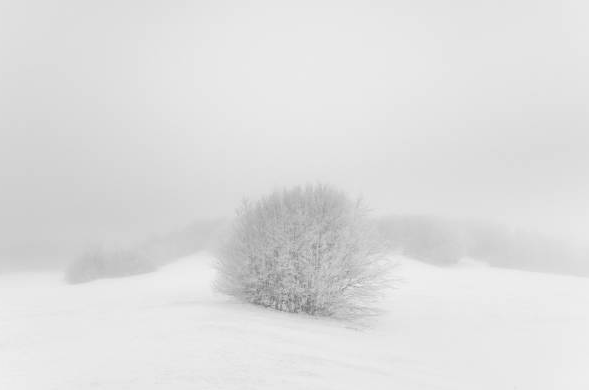
//> input picture implementaciones_temas_2_6/tema3/build/bajoContraste1.png, 589 x 390 px
$ ./ecualizacion bajoContraste1.png bajoConstraste1_out.png exponencial 0.5   (built with g++ and OpenCV 4)
//> lines starting //> are read from the running program, lines starting //| are printed output that depends on the picture; after the words box and inside, x2 and y2 are one past the last pixel; in counts of white or black regions, pixels touching at a corner belong together
/*
Transformaciones de intensidades basadas en la CDF del histograma
Objetivo: aplicar diferentes métodos de ecualización/transformación de contraste
          sobre imágenes digitales en escala de grises.

Flujo de trabajo:
 - 1. Cargar imagen en escala de grises.
 - 2. Calcular histograma normalizado (PDF).
 - 3. Calcular función de distribución acumulada (CDF).
 - 4. Aplicar transformación de intensidades según el método elegido:
       * uniforme
       * exponencial (λ)
       * hipercúbica (n)
       * log-hiperbólica (α)
       * Rayleigh (σ)
 - 5. Guardar imagen transformada y sus histogramas comparativos.

Ejecución:
./ecualizacion input.png output.png metodo [param]
    - input_image: nombre de la imagen de entrada.
    - output_image: nombre base del archivo de salida.
    - metodo: tipo de transformación (uniforme, exponencial, hipercubica, loghiper, rayleigh).
    - param: parámetro adicional requerido por algunos métodos:
        * exponencial → lambda
        * hipercubica → n
        * loghiper    → alpha
        * rayleigh    → sigma

Ejemplo:
./ecualizacion bajoContraste1.png bajoConstraste1_out.png uniforme
./ecualizacion bajoContraste1.png bajoConstraste1_out.png exponencial 0.5

Salida:
 - Imagen transformada: <output_image>_<metodo>.png
 - Histograma original: <output_image>_hist_original.png
 - Histograma transformado: <output_image>_hist_ecualizado_<metodo>.png
*/

#include <opencv2/opencv.hpp>
#include <iostream>
#include <cmath>

using namespace cv;
using namespace std;

////////////////////////////////////////////////////////////////////////////////
// FUNCIONES AUXILIARES
////////////////////////////////////////////////////////////////////////////////

// Aplicar una transformación pixel a pixel sobre la imagen
Mat aplicarTransformacion(const Mat& img, function<int(int)> f) {
    Mat salida = img.clone();
    for (int y = 0; y < img.rows; y++) {
        for (int x = 0; x < img.cols; x++) {
            int val = img.at<uchar>(y, x);
            salida.at<uchar>(y, x) = saturate_cast<uchar>(f(val));
        }
    }
    return salida;
}

// Función para calcular y dibujar histograma
void guardarHistograma(const Mat& img, const string& filename) {
    // Calcular histograma
    int histSize = 256;
    float range[] = {0, 256};
    const float* histRange = {range};
    Mat hist;
    calcHist(&img, 1, 0, Mat(), hist, 1, &histSize, &histRange);

    // Normalizar para mostrar
    int hist_w = 512, hist_h = 400;
    int bin_w = cvRound((double) hist_w / histSize);
    Mat histImage(hist_h + 50, hist_w + 60, CV_8UC3, Scalar(255, 255, 255));

    normalize(hist, hist, 0, hist_h, NORM_MINMAX);

    // Dibujar histograma como línea continua
    for (int i = 1; i < histSize; i++) {
        line(histImage,
             Point(bin_w * (i - 1) + 50, hist_h - cvRound(hist.at<float>(i - 1))),
             Point(bin_w * (i) + 50, hist_h - cvRound(hist.at<float>(i))),
             Scalar(0, 0, 0), 2, 8, 0);
    }

    // Dibujar ejes
    line(histImage, Point(50, 0), Point(50, hist_h), Scalar(0,0,0), 2); // eje Y
    line(histImage, Point(50, hist_h), Point(hist_w+50, hist_h), Scalar(0,0,0), 2); // eje X

    // Marcas en X (niveles de gris cada 50)
    for (int i = 0; i <= 255; i += 50) {
        int x = cvRound((double)i * hist_w / 256.0) + 50;
        line(histImage, Point(x, hist_h), Point(x, hist_h+5), Scalar(0,0,0), 1);
        putText(histImage, to_string(i), Point(x-10, hist_h+20),
                FONT_HERSHEY_SIMPLEX, 0.4, Scalar(0,0,0), 1);
    }

    // Marcas en Y (frecuencia normalizada cada 100 px aprox)
    for (int j = 0; j <= hist_h; j += 100) {
        line(histImage, Point(45, hist_h - j), Point(50, hist_h - j), Scalar(0,0,0), 1);
        putText(histImage, to_string(j), Point(5, hist_h - j + 5),
                FONT_HERSHEY_SIMPLEX, 0.4, Scalar(0,0,0), 1);
    }

    imwrite(filename, histImage);
}

////////////////////////////////////////////////////////////////////////////////
// PROGRAMA PRINCIPAL
////////////////////////////////////////////////////////////////////////////////
int main(int argc, char** argv) {
    if (argc < 4) {
        cerr << "Uso: " << argv[0]
             << " <input_image> <output_image> <metodo> [param]\n";
        cerr << "Metodos disponibles:\n";
        cerr << "   uniforme\n";
        cerr << "   exponencial <lambda>\n";
        cerr << "   hipercubica <n>\n";
        cerr << "   loghiper <alpha>\n";
        cerr << "   rayleigh <sigma>\n";
        return 1;
    }

    string input_path = argv[1];
    string output_path = argv[2];
    string metodo = argv[3];

    // Cargar imagen en escala de grises
    Mat img = imread(input_path, IMREAD_GRAYSCALE);
//> img is the input picture: 390 rows x 589 cols, CV_8UC1; min 112, max 241, mean 222.2
    if (img.empty()) {
        cerr << "No se pudo cargar la imagen: " << input_path << endl;
        return -1;
    }

    int L = 256; // número de niveles de gris
    Mat img_salida;

    // --- Paso 1: calcular histograma normalizado (PDF) ---
    // PDF: Función de Densidad de Probabilidad
    vector<int> hist(L, 0);
    for (int y = 0; y < img.rows; y++) {
        for (int x = 0; x < img.cols; x++) {
            int val = img.at<uchar>(y, x);
            hist[val]++;
        }
    }
//> after the loop, hist = 256 values, max 24458 at index 232, min 0 at index 0, mean 897.3

    int totalPixeles = img.rows * img.cols;
//> totalPixeles = 229710
    vector<double> pdf(L, 0.0);
    for (int i = 0; i < L; i++) {
        pdf[i] = (double)hist[i] / totalPixeles;
    }
//> after the loop, pdf = 256 values, max 0.106 at index 232, min 0 at index 0, mean 0.00391

    // --- Paso 2: calcular CDF acumulada ---
    vector<double> cdf(L, 0.0);
    cdf[0] = pdf[0];
    for (int i = 1; i < L; i++) {
        cdf[i] = cdf[i-1] + pdf[i];
    }
//> after the loop, cdf = 256 values from 0 to 1

    // --- Paso 3: aplicar transformaciones usando la CDF ---
    // Función de distribución acumulada
    if (metodo == "uniforme") {
        auto uniforme = [&](int r) {
            return (int)((L - 1) * cdf[r]);
        };
        img_salida = aplicarTransformacion(img, uniforme);
    }
    else if (metodo == "exponencial") {
        if (argc < 5) {
            cerr << "Falta parámetro lambda\n";
            return -1;
        }
        double lambda = atof(argv[4]);
        auto exponencial = [&](int r) {
            double Pr = cdf[r];
            return (int)((L - 1) * (1 - exp(-lambda * Pr)));
        };
        img_salida = aplicarTransformacion(img, exponencial);
//> after the loop in aplicarTransformacion, `for (int y = 0; y < img.rows; y++)`:
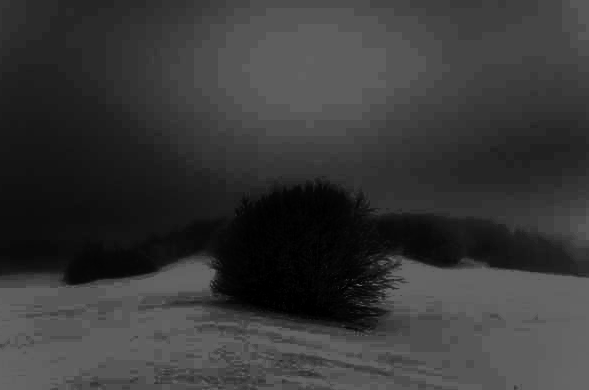
//> salida: 390 rows x 589 cols, CV_8UC1; min 0, max 100, mean 56
    }
    else if (metodo == "hipercubica") {
        if (argc < 5) {
            cerr << "Falta parámetro n\n";
            return -1;
        }
        int n = atoi(argv[4]);
        auto hipercubica = [&](int r) {
            double Pr = cdf[r];
            return (int)((L - 1) * pow(Pr, n));
        };
        img_salida = aplicarTransformacion(img, hipercubica);
    }
    else if (metodo == "loghiper") {
        if (argc < 5) {
            cerr << "Falta parámetro alpha\n";
            return -1;
        }
        double alpha = atof(argv[4]);
        auto logHiper = [&](int r) {
            double Pr = cdf[r];
            return (int)((L - 1) * log(1 + alpha * Pr) / log(1 + alpha));
        };
        img_salida = aplicarTransformacion(img, logHiper);
    }
    else if (metodo == "rayleigh") {
        if (argc < 5) {
            cerr << "Falta parámetro sigma\n";
            return -1;
        }
        double sigma = atof(argv[4]);
        auto rayleigh = [&](int r) {
            double Pr = cdf[r]; // valor acumulado normalizado en [0,1]
            double numerador   = 1.0 - exp(-(Pr * Pr) / (2.0 * sigma * sigma));
            double denominador = 1.0 - exp(-1.0 / (2.0 * sigma * sigma));
            return (int)((L - 1) * (numerador / denominador));
        };
        img_salida = aplicarTransformacion(img, rayleigh);
    }
    else {
        cerr << "Método no reconocido: " << metodo << endl;
        return -1;
    }

    // --- Paso 4: guardar resultados ---
    // Guardar imagen transformada
    imwrite(output_path + "_" + metodo + ".png", img_salida);

    // Guardar histogramas comparativos
    string baseName = output_path.substr(0, output_path.find_last_of('.'));
    guardarHistograma(img, baseName + "_hist_original.png");
//> in guardarHistograma, `normalize(hist, hist, 0, hist_h, NORM_MINMAX);`: hist = 256 values, max 400 at index 232, min 0 at index 0, mean 14.68
//> after the loop in guardarHistograma, `for (int i = 1; i < histSize; i++)`:
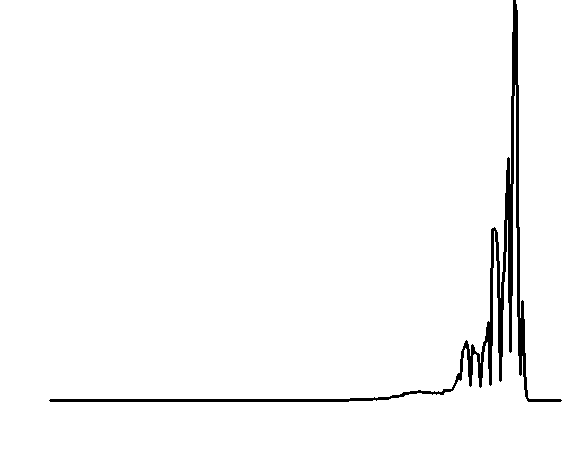
//> histImage: 450 rows x 572 cols, CV_8UC3; 97.6% white; 1 black region, box (x1, y1, x2, y2) and area: (49, 0, 562, 402) 6167
//> in guardarHistograma, `line(histImage, Point(50, hist_h), Point(hist_w+50, hist_h), Scalar(0,..`: histImage: 450 rows x 572 cols, CV_8UC3; 97% white; 1 black region, box (x1, y1, x2, y2) and area: (49, 0, 564, 402) 7841
//> after the loop in guardarHistograma, `for (int i = 0; i <= 255; i += 50)`:
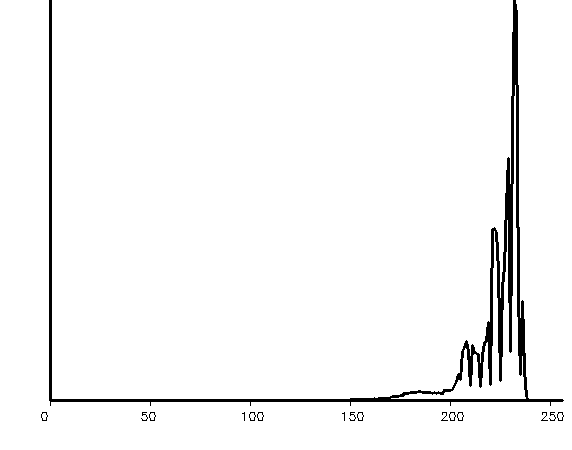
//> histImage: 450 rows x 572 cols, CV_8UC3; 96.8% white; 16 black regions (2 under 20 px), largest, box (x1, y1, x2, y2) and area: (49, 0, 564, 406) 7865, (41, 412, 48, 421) 24, (149, 412, 156, 421) 24
//> after the loop in guardarHistograma, `for (int j = 0; j <= hist_h; j += 100)`:
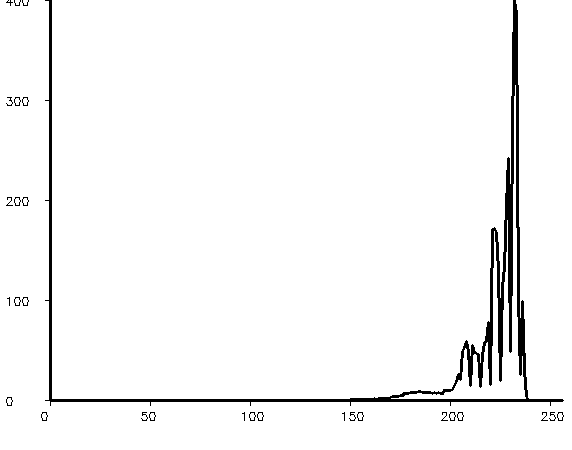
//> histImage: 450 rows x 572 cols, CV_8UC3; 96.7% white; 29 black regions (6 under 20 px), largest, box (x1, y1, x2, y2) and area: (45, 0, 564, 406) 7885, (14, 97, 21, 106) 24, (22, 97, 29, 106) 24
    guardarHistograma(img_salida, baseName + "_hist_ecualizado_" + metodo + ".png");
//> in guardarHistograma (call 2), `calcHist(&img, 1, 0, Mat(), hist, 1, &histSize, &histRange);`: hist = 256 values, max 24458 at index 86, min 0 at index 12, mean 897.3
//> in guardarHistograma (call 2), `normalize(hist, hist, 0, hist_h, NORM_MINMAX);`: hist = 256 values, max 400 at index 86, min 0 at index 12, mean 14.68
//> after the loop in guardarHistograma (call 2), `for (int i = 1; i < histSize; i++)`:
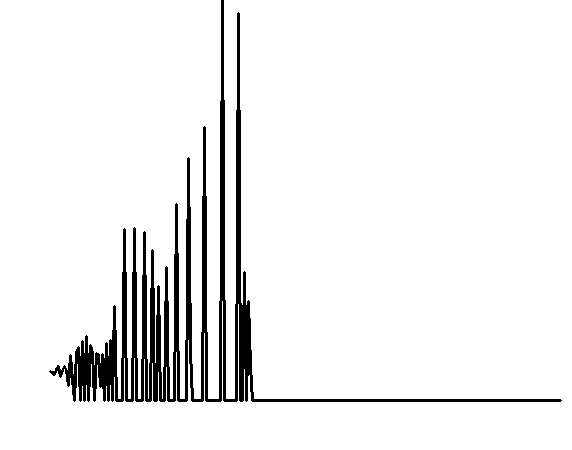
//> histImage: 450 rows x 572 cols, CV_8UC3; 93.8% white; 1 black region, box (x1, y1, x2, y2) and area: (49, 0, 562, 402) 15993
//> in guardarHistograma (call 2), `line(histImage, Point(50, hist_h), Point(hist_w+50, hist_h), Scalar(0,..`: histImage: 450 rows x 572 cols, CV_8UC3; 93.2% white; 1 black region, box (x1, y1, x2, y2) and area: (49, 0, 564, 402) 17408
//> after the loop in guardarHistograma (call 2), `for (int i = 0; i <= 255; i += 50)`:
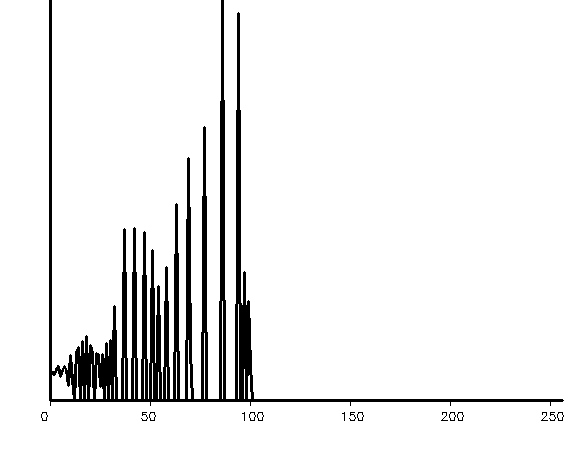
//> histImage: 450 rows x 572 cols, CV_8UC3; 93.1% white; 16 black regions (2 under 20 px), largest, box (x1, y1, x2, y2) and area: (49, 0, 564, 406) 17432, (41, 412, 48, 421) 24, (149, 412, 156, 421) 24
//> after the loop in guardarHistograma (call 2), `for (int j = 0; j <= hist_h; j += 100)`:
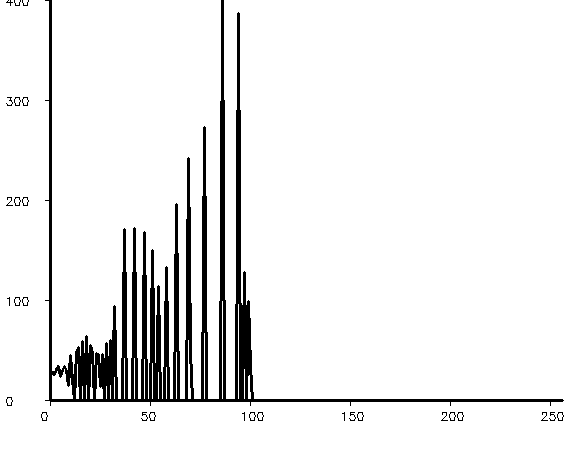
//> histImage: 450 rows x 572 cols, CV_8UC3; 93% white; 29 black regions (6 under 20 px), largest, box (x1, y1, x2, y2) and area: (45, 0, 564, 406) 17452, (14, 97, 21, 106) 24, (22, 97, 29, 106) 24

    cout << "Proceso completado. Imagen y histogramas guardados." << endl;
    return 0;
}
